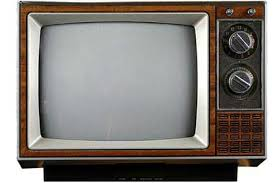
#> input picture Assigment27/tv.jpg, 275 x 183 px
$ python tv.py
#> lines starting #> are read from the running program, lines starting #| are printed output that depends on the picture
import cv2
import numpy as np
from PIL import Image
import random
import  imageio
tvscreen = []

for i in range(100):
    tv = cv2.imread('tv.jpg', cv2.IMREAD_GRAYSCALE)
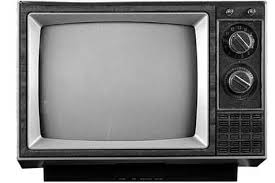
#> tv: shape (183, 275); min 0, max 255, mean 130.1
    roi = tv[18:140, 30:200]
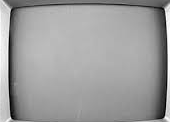
#> roi: shape (122, 170); min 0, max 255, mean 157
    noisysc = np.zeros((roi.shape[0], roi.shape[1]), dtype='uint8')
    row, col = noisysc.shape
#> row = 122; col = 170
    for i in range(1, row-1):
        for j in range(1, col-1):
            noisysc[i][j] = random.choice([0, 255])
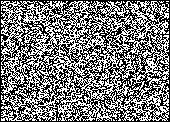
#> noisysc: shape (122, 170); 48.3% white in thin lines or dots
    tv[18:140, 30:200] = noisysc
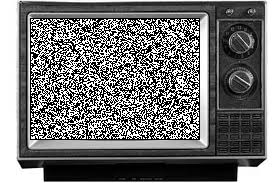
#> tv: shape (183, 275); min 0, max 255, mean 116.1
    tvscreen.append(tv)

imageio.mimwrite('output/tvscreen1.gif', tvscreen)
cv2.waitKey()
